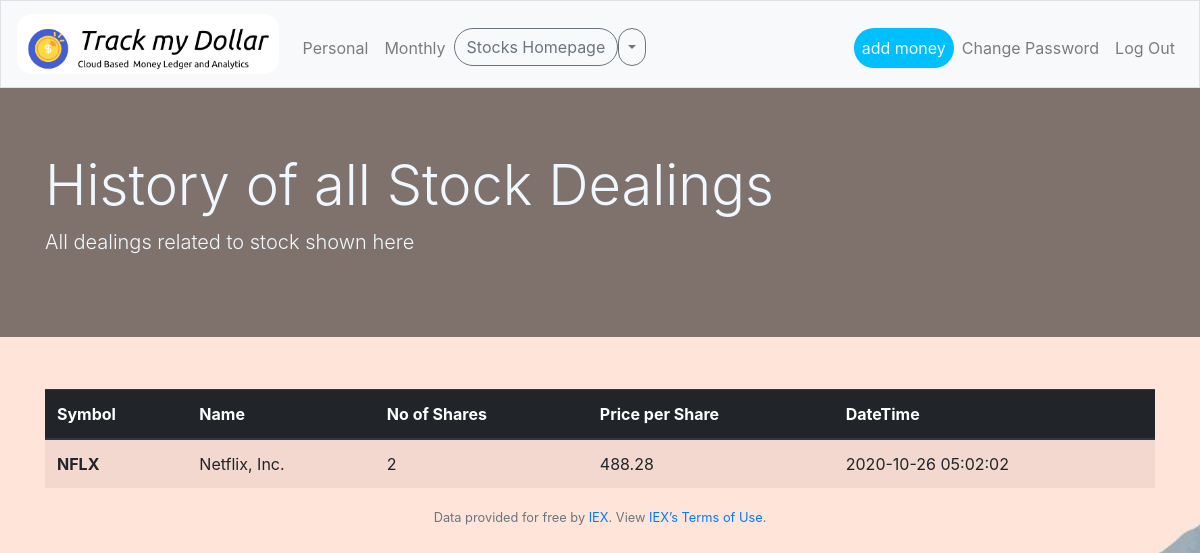
The app's page /stock/history (signed in), older data.
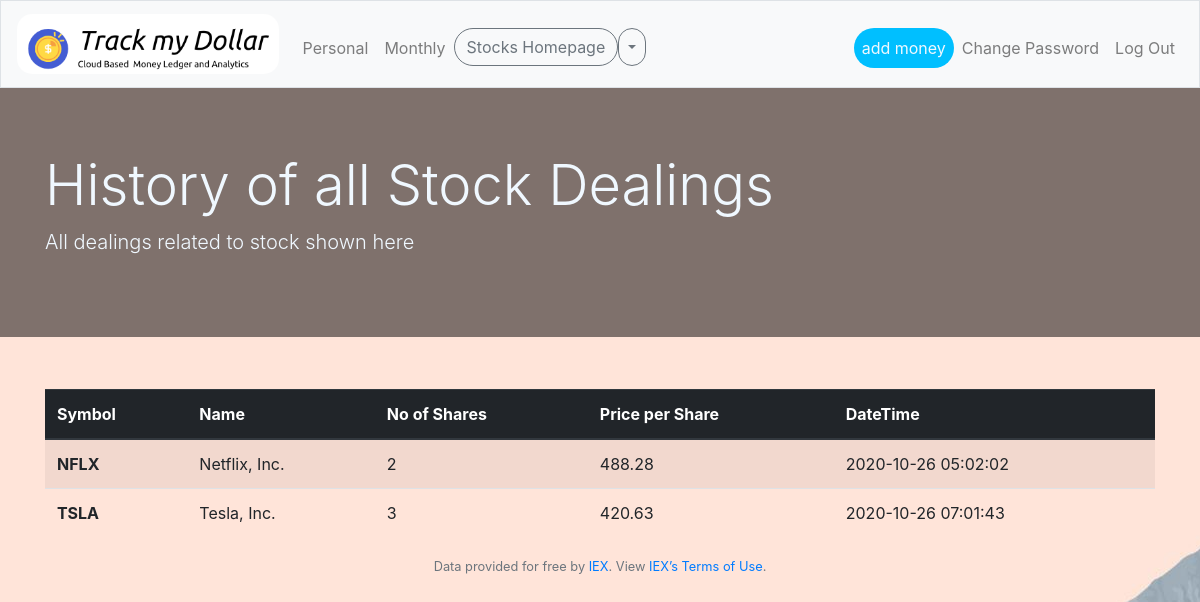
The same page, newer data.
### tables this page shows
CREATE TABLE "history" (
	"stock_name"	VARCHAR(30),
	"shares"	INTEGER,
	"price"	INTEGER,
	"time"	timestamp NOT NULL DEFAULT CURRENT_TIMESTAMP,
	"user_id"	INTEGER
, "symbol"	TEXT);

### app.py (the view)
@app.route("/stock/history")
@login_required
def history():
    """Show history of transactions"""
    transactions= db.execute("""
                                SELECT symbol,stock_name,shares,price,time
                                FROM history
                                WHERE user_id=:user_id;
    """, user_id=session["user_id"])
    revealing =[]
    for transaction in transactions:
            revealing.append({
            "symbol":  transaction["symbol"],
            "name": transaction["stock_name"],
            "shares": transaction["shares"],
            "price": transaction["price"],
            "time": transaction["time"]
        })
    return render_template("stockhistory.html",revealing=revealing)

### app.py (called while the page is built)
@app.after_request
def after_request(response):
    response.headers["Cache-Control"] = "no-cache, no-store, must-revalidate"
    response.headers["Expires"] = 0
    response.headers["Pragma"] = "no-cache"
    return response

### helpers.py (called while the page is built)
def login_required(f):
    @wraps(f)
    def decorated_function(*args, **kwargs):
        if session.get("user_id") is None:
            return redirect("/login")
        return f(*args, **kwargs)
    return decorated_function

### templates/stockhistory.html
{% extends "layout.html" %} {% block title %} Log In {% endblock %} {% block main %}
<div class="jumbotron jumbotron-fluid" style="background: rgba(0,0,0,0.5);color:aliceblue">
    <div class="container">
        <h1 class="display-4">History of all Stock Dealings</h1>
        <p class="lead">All dealings related to stock shown here</p>
    </div>
</div>
<main class="container">
    <table class="table table-striped  table-hover">
        <thead class="thead-dark">
            <tr>
                <th scope="col">Symbol</th>
                <th scope="col">Name</th>
                <th scope="col">No of Shares</th>
                <th scope="col">Price per Share</th>
                <th scope="col">DateTime</th>
            </tr>
        </thead>
        <tbody>
            {% for reveal in revealing: %}
            <tr>
                <th scope="row">{{reveal["symbol"].upper()}}</th>
                <td>{{reveal["name"]}}</td>
                <td>{{reveal["shares"]}}</td>
                <td>{{reveal["price"]}}</td>
                <td>{{reveal["time"]}}</td>
            </tr>
            {% endfor %}
        </tbody>
    </table>
</main>
<footer class="small text-center text-muted">
    Data provided for free by <a href="https://iextrading.com/developer">IEX</a>. View <a href="https://iextrading.com/api-exhibit-a/">IEX’s Terms of Use</a>.
</footer>
{% endblock %}

### templates/layout.html (shortened to what this page needs)
<!DOCTYPE html>
<html lang="en">
<head>
    <link href="https://maxcdn.bootstrapcdn.com/bootstrap/4.1.3/css/bootstrap.min.css" rel="stylesheet">
    <link href="/static/styles.css" rel="stylesheet">
</head>
<body>
    <nav class="navbar navbar-expand-md navbar-light bg-light border">
        <a class="navbar-brand" href="/"><img src="/static/Track my Dollar.png" height="60" style="border-radius:15px ;" alt="Track my Dollar"> </a>
        <div class="collapse navbar-collapse" id="navbar">
            {% if session.user_id %}
            <ul class="navbar-nav mr-auto mt-2">
                <li><a class="nav-link" href="/personal">Personal</a></li>
                <li><a class="nav-link" href="/education">Monthly</a></li>
                <li>
                    <div class="btn-group">
                        <a href="/stock"><button type="button" class="btn btn-outline-secondary" style="border-radius: 20px;">Stocks Homepage</button></a>
                        <button type="button" class="btn btn-outline-secondary dropdown-toggle dropdown-toggle-split" style="border-radius: 20px;" data-toggle="dropdown" aria-haspopup="true" aria-expanded="false">
                        </button>
                    </div>
                </li>
            </ul>
            <ul class="navbar-nav ml-auto mt-2">
                <li class="nav-item"><a class="nav-link" style=" color: aliceblue; background-color: deepskyblue; border-radius: 100px; width: fit-content; height: fit-content;" href="/add">add money</a></li>
                <li class="nav-item"><a class="nav-link" href="/change_password">Change Password</a></li>
                <li class="nav-item"><a class="nav-link" href="/logout">Log Out</a></li>
            </ul>
            {% else %}
            <ul class="navbar-nav ml-auto mt-2">
                <li class="nav-item"><a class="nav-link" href="/register">Register</a></li>
                <li class="nav-item"><a class="nav-link" href="/login">Log In</a></li>
            </ul>
            {% endif %}
        </div>
    </nav>
     {% block main %}{% endblock %}
</body>
</html>

### static/styles.css (style rules this page uses)
nav .navbar-brand { font-size: xx-large; }
.table { margin-top: 20px; margin-bottom: 20px; }
body { background-image: url("/static/background.jpg"); background-repeat: no-repeat; background-position: center; }
main { overflow-x: auto; }

Row changes from the older to the newer data that the page shows:
added history: symbol "TSLA", name "Tesla, Inc.", shares "3", price "420.63", time "2020-10-26 07:01:43"
